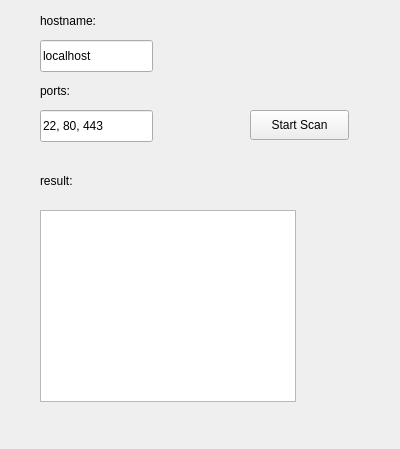
<?xml version="1.0" encoding="UTF-8"?>
<ui version="4.0">
 <class>ScannerGui</class>
 <widget class="QWidget" name="ScannerGui">
  <property name="geometry">
   <rect>
    <x>0</x>
    <y>0</y>
    <width>400</width>
    <height>449</height>
   </rect>
  </property>
  <property name="windowTitle">
   <string>ScannerGui</string>
  </property>
  <widget class="QLineEdit" name="hostnameEntry">
   <property name="geometry">
    <rect>
     <x>40</x>
     <y>40</y>
     <width>113</width>
     <height>32</height>
    </rect>
   </property>
   <property name="text">
    <string>localhost</string>
   </property>
  </widget>
  <widget class="QLineEdit" name="portEntry">
   <property name="geometry">
    <rect>
     <x>40</x>
     <y>110</y>
     <width>113</width>
     <height>32</height>
    </rect>
   </property>
   <property name="text">
    <string>22, 80, 443</string>
   </property>
  </widget>
  <widget class="QPushButton" name="startButton">
   <property name="geometry">
    <rect>
     <x>250</x>
     <y>110</y>
     <width>99</width>
     <height>30</height>
    </rect>
   </property>
   <property name="text">
    <string>Start Scan</string>
   </property>
  </widget>
  <widget class="QTextBrowser" name="resultWindow">
   <property name="geometry">
    <rect>
     <x>40</x>
     <y>210</y>
     <width>256</width>
     <height>192</height>
    </rect>
   </property>
  </widget>
  <widget class="QLabel" name="label">
   <property name="geometry">
    <rect>
     <x>40</x>
     <y>10</y>
     <width>91</width>
     <height>22</height>
    </rect>
   </property>
   <property name="text">
    <string>hostname:</string>
   </property>
  </widget>
  <widget class="QLabel" name="label_2">
   <property name="geometry">
    <rect>
     <x>40</x>
     <y>80</y>
     <width>68</width>
     <height>22</height>
    </rect>
   </property>
   <property name="text">
    <string>ports:</string>
   </property>
  </widget>
  <widget class="QLabel" name="label_3">
   <property name="geometry">
    <rect>
     <x>40</x>
     <y>170</y>
     <width>68</width>
     <height>22</height>
    </rect>
   </property>
   <property name="text">
    <string>result:</string>
   </property>
  </widget>
 </widget>
 <layoutdefault spacing="6" margin="11"/>
 <resources/>
 <connections/>
</ui>
